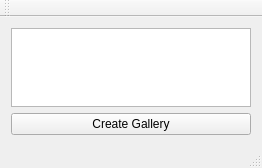
<?xml version="1.0" encoding="UTF-8"?>
<ui version="4.0">
 <class>MainWindow</class>
 <widget class="QMainWindow" name="MainWindow">
  <property name="geometry">
   <rect>
    <x>0</x>
    <y>0</y>
    <width>262</width>
    <height>168</height>
   </rect>
  </property>
  <property name="windowTitle">
   <string>PyGalleryCreator</string>
  </property>
  <widget class="QWidget" name="centralWidget">
   <layout class="QVBoxLayout" name="verticalLayout">
    <item>
     <widget class="QListWidget" name="feedback_window"/>
    </item>
    <item>
     <widget class="QPushButton" name="create_button">
      <property name="text">
       <string>Create Gallery</string>
      </property>
     </widget>
    </item>
   </layout>
  </widget>
  <widget class="QToolBar" name="mainToolBar">
   <attribute name="toolBarArea">
    <enum>TopToolBarArea</enum>
   </attribute>
   <attribute name="toolBarBreak">
    <bool>false</bool>
   </attribute>
  </widget>
  <widget class="QStatusBar" name="statusBar"/>
 </widget>
 <layoutdefault spacing="6" margin="11"/>
 <resources/>
 <connections/>
</ui>
